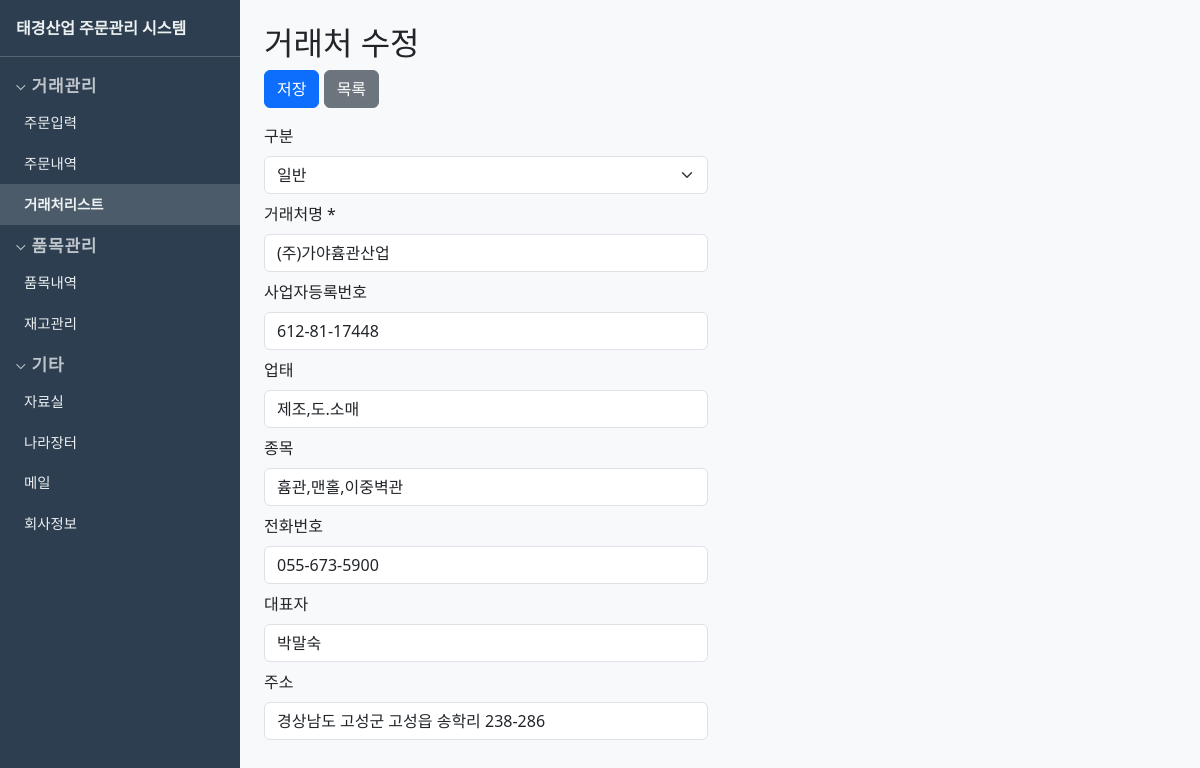
/customers/1/edit, run on the app's committed database.
### models.py (models this page shows)
class Customer(db.Model):
    __tablename__ = "customers"
    id = db.Column(db.Integer, primary_key=True)
    code = db.Column(db.String(10), unique=True)
    gubun = db.Column(db.String(20), default="일반")
    name = db.Column(db.String(200), nullable=False)
    biz_no = db.Column(db.String(20))
    business_type = db.Column(db.String(100))
    business_item = db.Column(db.String(100))
    phone = db.Column(db.String(50))
    address = db.Column(db.String(500))
    ceo = db.Column(db.String(100))
    remarks = db.Column(db.String(500))
    created_at = db.Column(db.DateTime, default=datetime.utcnow)
    transactions = db.relationship("Transaction", backref="customer", lazy=True)

### routes.py (the view, shortened to what this page needs)
    @app.route("/customers/<int:id>/edit", methods=["GET", "POST"])
    def customer_edit(id):
        customer = Customer.query.get_or_404(id)
        return render_template("customers/form.html", customer=customer)

### templates/customers/form.html (shortened to what this page needs)
{% extends "base.html" %}
{% block content %}
<form method="post">
  <h2 class="mb-2">{{ '거래처 수정' if customer else '거래처 추가' }}</h2>
  <div class="mb-3">
    <button type="submit" class="btn btn-primary">저장</button>
    <a class="btn btn-secondary" href="{{ url_for('customer_list') }}">목록</a>
  </div>
  <div class="row">
    <div class="col-md-6">
      <div class="mb-2">
        <label class="form-label">구분</label>
        <select name="gubun" class="form-select">
          <option value="일반" {{ 'selected' if customer and (customer.gubun or '') == '일반' else '' }}>일반</option>
        </select>
      </div>
      <div class="mb-2">
        <label class="form-label">거래처명 *</label>
        <input type="text" name="name" class="form-control" required value="{{ customer.name if customer else '' }}">
      </div>
      <div class="mb-2">
        <label class="form-label">사업자등록번호</label>
        <input type="text" name="biz_no" class="form-control" value="{{ customer.biz_no if customer else '' }}">
      </div>
      <div class="mb-2">
        <label class="form-label">업태</label>
        <input type="text" name="business_type" class="form-control" value="{{ customer.business_type if customer else '' }}">
      </div>
      <div class="mb-2">
        <label class="form-label">종목</label>
        <input type="text" name="business_item" class="form-control" value="{{ customer.business_item if customer else '' }}">
      </div>
      <div class="mb-2">
        <label class="form-label">전화번호</label>
        <input type="text" name="phone" class="form-control" value="{{ customer.phone if customer else '' }}">
      </div>
      <div class="mb-2">
        <label class="form-label">대표자</label>
        <input type="text" name="ceo" class="form-control" value="{{ customer.ceo if customer else '' }}">
      </div>
      <div class="mb-2">
        <label class="form-label">주소</label>
        <input type="text" name="address" class="form-control" value="{{ customer.address if customer else '' }}">
      </div>
    </div>
  </div>
</form>
{% endblock %}

### templates/base.html (style rules this page uses)
body { display: flex; min-height: 100vh; margin: 0; }

### data on the page
Customer: name "(주)가야흄관산업", biz_no "612-81-17448", business_type "제조,도.소매", business_item "흄관,맨홀,이중벽관", phone "055-673-5900", ceo "박말숙", address "경상남도 고성군 고성읍 송학리 238-286"

### other printed values
{{ '거래처 수정' if customer else '거래처 추가' }} "거래처 수정"
